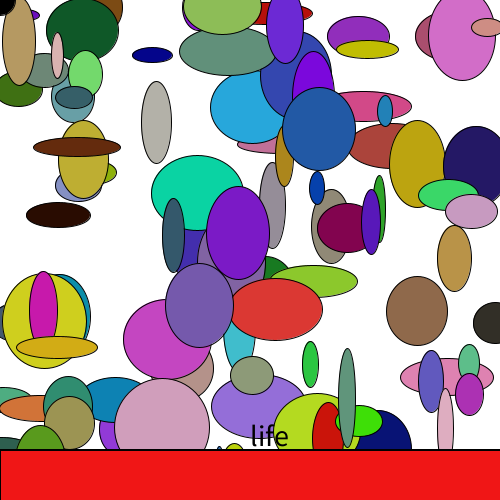
Frame 1 (no input)
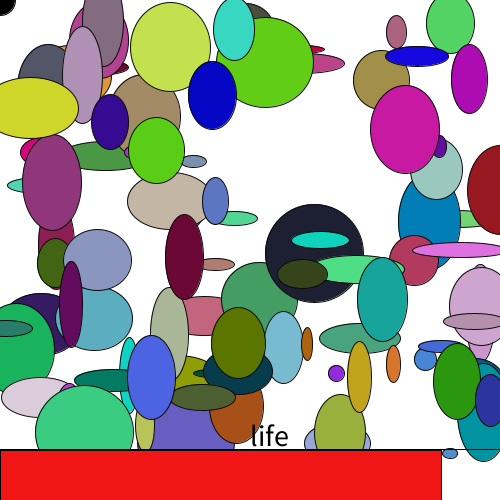
Frame 60 (the mouse pressed at the canvas centre just before this capture)
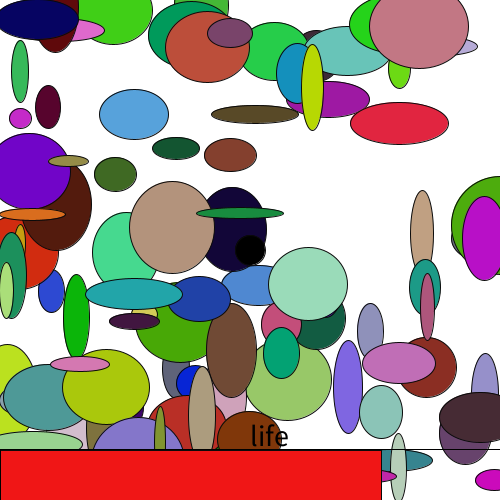
Frame 120 (the mouse held since frame 60 and released just before this capture)

The Processing sketch that drew these frames (run headless with seeded random() and noise(); from frame 60 on, the mouse is pressed at the canvas centre):

// Processing sketch: processing_76051
// ── processing_76051.pde

//Philip H cp 14/15
// 100 random shapes
int life = 500;
void setup()
{
  textSize(30);
  size(500, 500);
}
void draw()
{

  frameRate(5);
  background(255);
  tornadoMaker();

  fill(240,22,22);
  rect(0,450,life,50);
  life--;
  
  stroke(0);
  noFill();
  rect(0,449,500,51);
  stroke(10);
  fill(0);
  ellipse(mouseX,mouseY,30,30);
  fill(0);
  text("life",250,446);
  if(life<0)
  {
    background(0);
    fill(255);
    textSize(40);
    text("Game Over",30,140);
    text("Please Restart",30,200);
  }
}
void tornadoMaker()
{
    int i = 0;
  while (i<=100)
  {
    fill(int(random(0,226)),int(random(0,226)),int(random(0,226)));
    ellipse(int(random(0, 501)), int(random(0, 501)), int(random(10,100)),int(random(10,100)));
    i++;
  }
}
